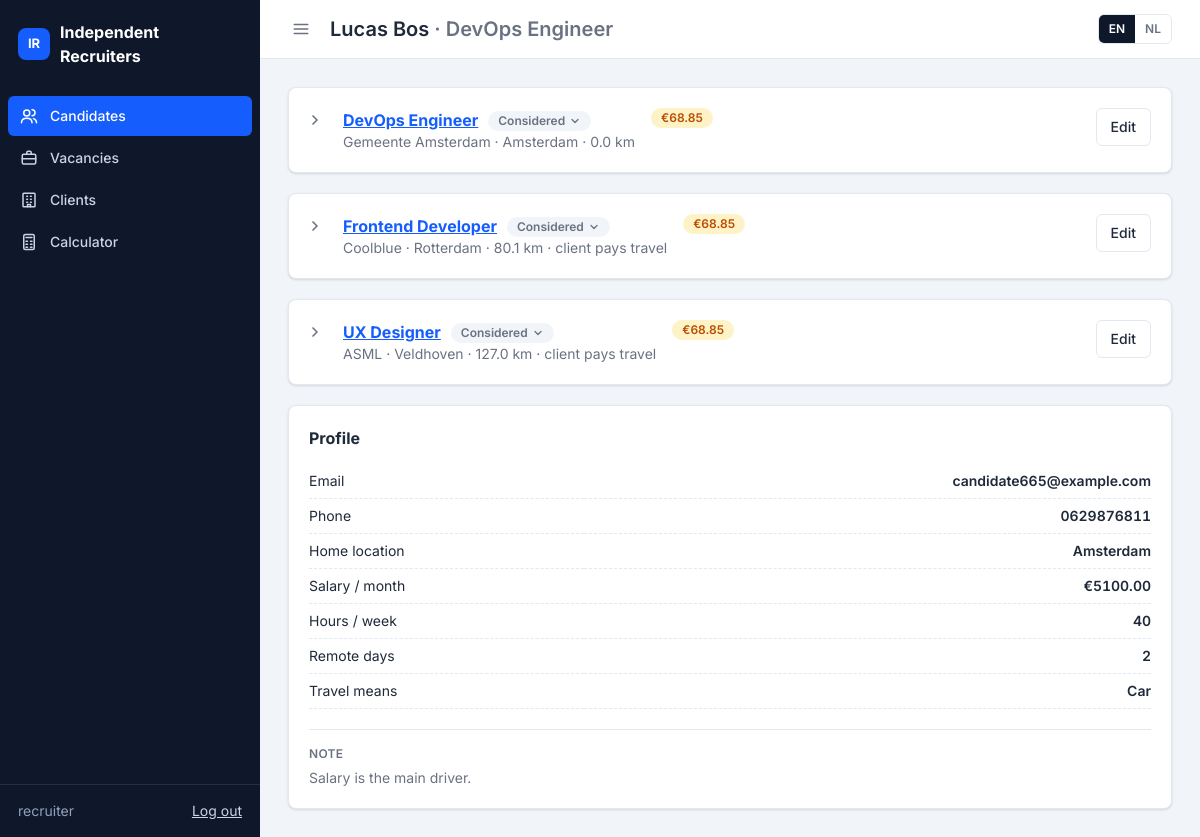
The page /candidates/60/ (signed in) on the database as committed earlier.
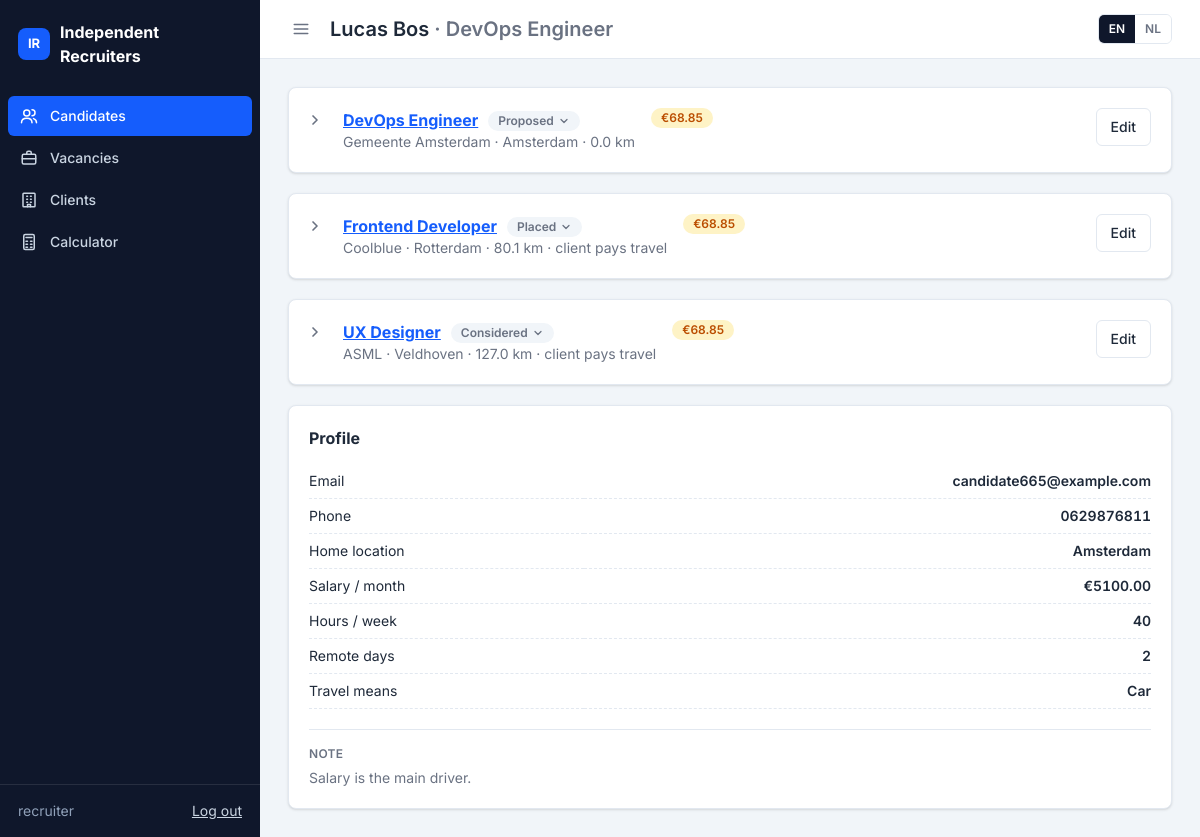
The same page on the database as committed later.
### candidates/models.py (models this page shows, shortened)
class CandidateVacancy(models.Model):
    class Status(models.TextChoices):
        CONSIDERED = "considered", _("Considered")
        PROPOSED = "proposed", _("Proposed")
        PLACED = "placed", _("Placed")
        REJECTED = "rejected", _("Rejected")
    candidate = models.ForeignKey(Candidate, on_delete=models.CASCADE, related_name="links")
    vacancy = models.ForeignKey(
        "clients.Vacancy", on_delete=models.CASCADE, related_name="candidate_links", verbose_name=_("vacancy"),
    )
    status = models.CharField(_("status"), max_length=20, choices=Status.choices, default=Status.CONSIDERED)
    travel_distance_km = models.DecimalField(
        _("travel distance one way (km)"), max_digits=6, decimal_places=1, null=True, blank=True,
        help_text=_("Calculated automatically from the home location and the vacancy location"),
    )
    client_pays_travel = models.BooleanField(
        _("client pays travel costs"), default=False,
        help_text=_("Travel costs are then left out of the tariff (defaults to the vacancy's setting)"),
    )
    proposed_rate = models.DecimalField(
        _("proposed tariff / hour (€)"), max_digits=7, decimal_places=2, null=True, blank=True,
        help_text=_("Leave empty to use the advised tariff."),
    )
    created_at = models.DateTimeField(auto_now_add=True)
    class Meta:
        ordering = ["created_at", "pk"]
        constraints = [models.UniqueConstraint(fields=["candidate", "vacancy"], name="unique_candidate_vacancy")]
        verbose_name = _("candidate vacancy")
        verbose_name_plural = _("candidate vacancies")
    @property
    def pricing(self):
        if not hasattr(self, "_pricing_cache"):
            self._pricing_cache = calculate(self.candidate.pricing_input(link=self))
        return self._pricing_cache

### candidates/views.py (the view)
# urls.py: path("<int:pk>/", views.candidate_detail, name="detail"),
def candidate_detail(request, pk):
    candidate = get_object_or_404(Candidate.objects.prefetch_related("links__vacancy__client"), pk=pk)
    return render(request, "candidates/detail.html", advisor_panel_context(candidate))

### candidates/models.py (called while the page is built)
    @property
    def full_name(self):
        return f"{self.first_name} {self.last_name}".strip()

    def pricing_input(self, link=None, vacancy=None, **overrides) -> PricingInput:
        vacancy = link.vacancy if link else vacancy
        data = {engine: getattr(self, model) for engine, model in self.PRICING_FIELD_MAP.items()}
        if link:
            data.update({engine: getattr(link, model) for engine, model in self.LINK_PRICING_FIELD_MAP.items()})
        else:
            data["client_pays_travel"] = bool(vacancy and vacancy.client_pays_travel)
        data.update(
            max_rate=vacancy.max_rate_per_hour if vacancy else None,
            proposed_rate=link.proposed_rate if link else None,
        )
        data.update(overrides)
        return PricingInput(**data)

### clients/advisor.py (called while the page is built)
def _input(link, **overrides):
    return link.candidate.pricing_input(link=link, proposed_rate=None, **overrides)

def _rate(link, **overrides) -> Decimal:
    return calculate(_input(link, **overrides)).advised_rate

### clients/models.py (called while the page is built)
    @property
    def location(self):
        return ", ".join(part for part in (self.address, self.city or self.client.city) if part)

### core/context_processors.py (called while the page is built)
def ui(request):
    return {"ui": UI}

### candidates/templates/candidates/detail.html (shortened to what this page needs)
{% extends "core/base.html" %}
{% load i18n static %}
{% block heading %}{{ candidate.full_name }} <span class="text-gray-500">· {{ candidate.desired_role }}</span>{% endblock %}
{% block content %}
<div class="flex flex-col gap-5">
    {% for entry in links %}
        {% include "pricing/_calculator_panel.html" with link=entry.link options=entry.options collapsed=links|length|add:"-1" %}
    {% empty %}
        <div class="{{ ui.card }} text-gray-500">{% trans "Not linked to a vacancy yet." %} <a href="{% url 'candidates:update' candidate.pk %}">{% trans "Add a vacancy" %}</a></div>
    {% endfor %}
    <div class="{{ ui.card }}">
        <h2 class="{{ ui.h2 }}">{% trans "Profile" %}</h2>
        <table class="{{ ui.kv_table }}">
            <tr><td>{% trans "Email" %}</td><td class="{{ ui.kv_value }}">{{ candidate.email|default:"—" }}</td></tr>
            <tr><td>{% trans "Phone" %}</td><td class="{{ ui.kv_value }}">{{ candidate.phone|default:"—" }}</td></tr>
            <tr><td>{% trans "Home location" %}</td><td class="{{ ui.kv_value }}">{{ candidate.city|default:"—" }}</td></tr>
            <tr><td>{% trans "Salary / month" %}</td><td class="{{ ui.kv_value }}">€{{ candidate.expected_salary_month }}</td></tr>
            <tr><td>{% trans "Hours / week" %}</td><td class="{{ ui.kv_value }}">{{ candidate.hours_per_week }}</td></tr>
            <tr><td>{% trans "Remote days" %}</td><td class="{{ ui.kv_value }}">{{ candidate.remote_days_per_week }}</td></tr>
            <tr><td>{% trans "Travel means" %}</td><td class="{{ ui.kv_value }}">{{ candidate.get_transport_type_display }}</td></tr>
        </table>
        {% if candidate.notes %}
            <div class="mt-5 border-t border-slate-200 pt-4">
                <h3 class="mb-1.5 {{ ui.section_label }}">{% trans "Note" %}</h3>
                <p class="text-gray-500">{{ candidate.notes|linebreaksbr }}</p>
            </div>
        {% endif %}
    </div>
</div>
{% endblock %}

### pricing/templates/pricing/_calculator_panel.html (shortened to what this page needs)
{% load i18n ui %}
{% with p=link.pricing vacancy=link.vacancy %}
<div class="group/card {{ ui.card }}" data-collapsible{% if not collapsed %} data-open{% endif %}>
    <div class="flex flex-wrap items-start gap-x-4 gap-y-2 group-data-open/card:mb-3.5">
        <button type="button" class="{{ ui.icon_button }} -ml-1.5 shrink-0" data-collapse-toggle aria-expanded="{{ collapsed|yesno:'false,true' }}" aria-label="{% trans 'Show calculation' %}">
            <svg class="size-4 -rotate-90 transition group-data-open/card:rotate-0" viewBox="0 0 24 24" fill="none" stroke="currentColor" stroke-width="2.5" stroke-linecap="round" stroke-linejoin="round" aria-hidden="true"><path d="m6 9 6 6 6-6"/></svg>
        </button>
        <div class="min-w-0">
            <div class="flex flex-wrap items-center gap-x-2.5 gap-y-1">
                <h2 class="text-base font-bold"><a href="{% url 'clients:detail' vacancy.pk %}">{{ vacancy.title }}</a></h2>
                <details class="group/status relative" data-dropdown>
                    <summary class="{{ ui.badge.unknown }} inline-flex cursor-pointer list-none items-center gap-1 hover:bg-slate-200 group-open/status:bg-slate-200 [&::-webkit-details-marker]:hidden" title="{% trans 'Change status' %}">
                        {{ link.get_status_display }}
                        <svg class="size-3 transition group-open/status:rotate-180" viewBox="0 0 24 24" fill="none" stroke="currentColor" stroke-width="2.5" stroke-linecap="round" stroke-linejoin="round" aria-hidden="true"><path d="m6 9 6 6 6-6"/></svg>
                    </summary>
                </details>
            </div>
            <p class="text-gray-500">
                {{ vacancy.client.name }} · {{ vacancy.location|default:"—" }} ·
                {% if link.travel_distance_km is not None %}{{ link.travel_distance_km }} km{% else %}{% trans "distance unknown" %}{% endif %}{% if link.client_pays_travel %} · {% trans "client pays travel" %}{% endif %}
            </p>
        </div>
        <span class="{{ p.budget_status|badge }} group-data-open/card:hidden" title="{% trans 'Advised tariff' %}">€{{ p.advised_rate }}</span>
        <a class="ml-auto {{ ui.btn_secondary }}" href="{% url 'candidates:update' link.candidate_id %}">{% trans "Edit" %}</a>
    </div>
        {% trans "Cost price" as label %}{% trans "How is the cost price calculated?" as hint %}
</div>
{% endwith %}

Rows that differ between the two databases and show on the page:
changed CandidateVacancy: status "Considered" → "Proposed"
changed CandidateVacancy: status "Considered" → "Placed"
